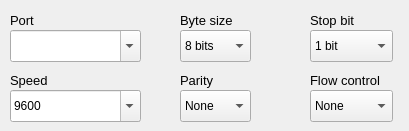
      <widget class="QWidget" name="tab_serial">
       <attribute name="title">
        <string>Serial</string>
       </attribute>
       <widget class="QComboBox" name="comboBox_str2str_in_ser_port">
        <property name="geometry">
         <rect>
          <x>10</x>
          <y>30</y>
          <width>131</width>
          <height>32</height>
         </rect>
        </property>
        <property name="editable">
         <bool>true</bool>
        </property>
       </widget>
       <widget class="QComboBox" name="comboBox_str2str_in_ser_speed">
        <property name="geometry">
         <rect>
          <x>10</x>
          <y>90</y>
          <width>131</width>
          <height>32</height>
         </rect>
        </property>
        <property name="editable">
         <bool>true</bool>
        </property>
        <property name="currentIndex">
         <number>5</number>
        </property>
        <item>
         <property name="text">
          <string>300</string>
         </property>
        </item>
        <item>
         <property name="text">
          <string>600</string>
         </property>
        </item>
        <item>
         <property name="text">
          <string>1200</string>
         </property>
        </item>
        <item>
         <property name="text">
          <string>2400</string>
         </property>
        </item>
        <item>
         <property name="text">
          <string>4800</string>
         </property>
        </item>
        <item>
         <property name="text">
          <string>9600</string>
         </property>
        </item>
        <item>
         <property name="text">
          <string>19200</string>
         </property>
        </item>
        <item>
         <property name="text">
          <string>38400</string>
         </property>
        </item>
        <item>
         <property name="text">
          <string>57600</string>
         </property>
        </item>
        <item>
         <property name="text">
          <string>115200</string>
         </property>
        </item>
        <item>
         <property name="text">
          <string>230400</string>
         </property>
        </item>
        <item>
         <property name="text">
          <string>460800</string>
         </property>
        </item>
        <item>
         <property name="text">
          <string>921600</string>
         </property>
        </item>
       </widget>
       <widget class="QComboBox" name="comboBox_str2str_in_ser_fctr">
        <property name="geometry">
         <rect>
          <x>310</x>
          <y>90</y>
          <width>83</width>
          <height>32</height>
         </rect>
        </property>
        <item>
         <property name="text">
          <string>None</string>
         </property>
        </item>
        <item>
         <property name="text">
          <string>RTS/CTS</string>
         </property>
        </item>
       </widget>
       <widget class="QComboBox" name="comboBox_str2str_in_ser_bsize">
        <property name="geometry">
         <rect>
          <x>180</x>
          <y>30</y>
          <width>71</width>
          <height>32</height>
         </rect>
        </property>
        <property name="currentIndex">
         <number>1</number>
        </property>
        <item>
         <property name="text">
          <string>7 bits</string>
         </property>
        </item>
        <item>
         <property name="text">
          <string>8 bits</string>
         </property>
        </item>
       </widget>
       <widget class="QComboBox" name="comboBox_str2str_in_ser_parity">
        <property name="geometry">
         <rect>
          <x>180</x>
          <y>90</y>
          <width>71</width>
          <height>32</height>
         </rect>
        </property>
        <item>
         <property name="text">
          <string>None</string>
         </property>
        </item>
        <item>
         <property name="text">
          <string>Even</string>
         </property>
        </item>
        <item>
         <property name="text">
          <string>Odd</string>
         </property>
        </item>
       </widget>
       <widget class="QComboBox" name="comboBox_str2str_in_ser_stopb">
        <property name="geometry">
         <rect>
          <x>310</x>
          <y>30</y>
          <width>83</width>
          <height>32</height>
         </rect>
        </property>
        <item>
         <property name="text">
          <string>1 bit</string>
         </property>
        </item>
        <item>
         <property name="text">
          <string>2 bits</string>
         </property>
        </item>
       </widget>
       <widget class="QLabel" name="label_13">
        <property name="geometry">
         <rect>
          <x>10</x>
          <y>10</y>
          <width>90</width>
          <height>21</height>
         </rect>
        </property>
        <property name="font">
         <font>
          <pointsize>10</pointsize>
          <weight>50</weight>
          <bold>false</bold>
         </font>
        </property>
        <property name="text">
         <string>Port</string>
        </property>
       </widget>
       <widget class="QLabel" name="label_17">
        <property name="geometry">
         <rect>
          <x>10</x>
          <y>70</y>
          <width>90</width>
          <height>21</height>
         </rect>
        </property>
        <property name="font">
         <font>
          <pointsize>10</pointsize>
          <weight>50</weight>
          <bold>false</bold>
         </font>
        </property>
        <property name="text">
         <string>Speed</string>
        </property>
       </widget>
       <widget class="QLabel" name="label_22">
        <property name="geometry">
         <rect>
          <x>180</x>
          <y>10</y>
          <width>90</width>
          <height>21</height>
         </rect>
        </property>
        <property name="font">
         <font>
          <pointsize>10</pointsize>
          <weight>50</weight>
          <bold>false</bold>
         </font>
        </property>
        <property name="text">
         <string>Byte size</string>
        </property>
       </widget>
       <widget class="QLabel" name="label_23">
        <property name="geometry">
         <rect>
          <x>180</x>
          <y>70</y>
          <width>90</width>
          <height>21</height>
         </rect>
        </property>
        <property name="font">
         <font>
          <pointsize>10</pointsize>
          <weight>50</weight>
          <bold>false</bold>
         </font>
        </property>
        <property name="text">
         <string>Parity</string>
        </property>
       </widget>
       <widget class="QLabel" name="label_34">
        <property name="geometry">
         <rect>
          <x>310</x>
          <y>10</y>
          <width>90</width>
          <height>21</height>
         </rect>
        </property>
        <property name="font">
         <font>
          <pointsize>10</pointsize>
          <weight>50</weight>
          <bold>false</bold>
         </font>
        </property>
        <property name="text">
         <string>Stop bit</string>
        </property>
       </widget>
       <widget class="QLabel" name="label_35">
        <property name="geometry">
         <rect>
          <x>310</x>
          <y>70</y>
          <width>90</width>
          <height>21</height>
         </rect>
        </property>
        <property name="font">
         <font>
          <pointsize>10</pointsize>
          <weight>50</weight>
          <bold>false</bold>
         </font>
        </property>
        <property name="text">
         <string>Flow control</string>
        </property>
       </widget>
      </widget>
